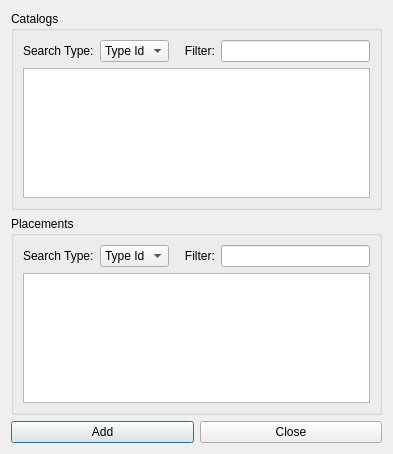
<?xml version="1.0" encoding="UTF-8"?>
<ui version="4.0">
 <class>addCatPla</class>
 <widget class="QDialog" name="addCatPla">
  <property name="geometry">
   <rect>
    <x>0</x>
    <y>0</y>
    <width>393</width>
    <height>454</height>
   </rect>
  </property>
  <property name="windowTitle">
   <string>Add Catalog or Placement</string>
  </property>
  <layout class="QGridLayout" name="gridLayout">
   <item row="4" column="0" colspan="2">
    <widget class="QGroupBox" name="groupBox_3">
     <property name="title">
      <string>Placements</string>
     </property>
     <layout class="QGridLayout" name="gridLayout_2">
      <item row="0" column="1">
       <widget class="QComboBox" name="comboBox_2">
        <item>
         <property name="text">
          <string>Type Id</string>
         </property>
        </item>
        <item>
         <property name="text">
          <string>Id</string>
         </property>
        </item>
        <item>
         <property name="text">
          <string>Name</string>
         </property>
        </item>
       </widget>
      </item>
      <item row="0" column="0">
       <widget class="QLabel" name="label_3">
        <property name="text">
         <string>Search Type:</string>
        </property>
       </widget>
      </item>
      <item row="0" column="2">
       <widget class="QLabel" name="label_4">
        <property name="text">
         <string>   Filter:</string>
        </property>
       </widget>
      </item>
      <item row="0" column="3">
       <widget class="QLineEdit" name="lineEdit_2"/>
      </item>
      <item row="1" column="0" colspan="4">
       <widget class="QTableView" name="placTableView">
        <property name="selectionMode">
         <enum>QAbstractItemView::SingleSelection</enum>
        </property>
        <property name="selectionBehavior">
         <enum>QAbstractItemView::SelectRows</enum>
        </property>
       </widget>
      </item>
     </layout>
    </widget>
   </item>
   <item row="0" column="0" colspan="2">
    <widget class="QGroupBox" name="groupBox_2">
     <property name="title">
      <string>Catalogs</string>
     </property>
     <layout class="QGridLayout" name="gridLayout_3">
      <item row="0" column="1">
       <widget class="QComboBox" name="comboBox">
        <item>
         <property name="text">
          <string>Type Id</string>
         </property>
        </item>
        <item>
         <property name="text">
          <string>Id</string>
         </property>
        </item>
        <item>
         <property name="text">
          <string>Name</string>
         </property>
        </item>
       </widget>
      </item>
      <item row="0" column="2">
       <widget class="QLabel" name="label_2">
        <property name="text">
         <string>   Filter:</string>
        </property>
       </widget>
      </item>
      <item row="0" column="0">
       <widget class="QLabel" name="label">
        <property name="text">
         <string>Search Type:</string>
        </property>
       </widget>
      </item>
      <item row="0" column="3">
       <widget class="QLineEdit" name="lineEdit"/>
      </item>
      <item row="3" column="0" colspan="4">
       <widget class="QTableView" name="catalogTableView">
        <property name="selectionMode">
         <enum>QAbstractItemView::SingleSelection</enum>
        </property>
        <property name="selectionBehavior">
         <enum>QAbstractItemView::SelectRows</enum>
        </property>
       </widget>
      </item>
     </layout>
    </widget>
   </item>
   <item row="5" column="0">
    <widget class="QPushButton" name="pushButton">
     <property name="text">
      <string>Add</string>
     </property>
    </widget>
   </item>
   <item row="5" column="1">
    <widget class="QPushButton" name="pushButton_2">
     <property name="text">
      <string>Close</string>
     </property>
    </widget>
   </item>
  </layout>
 </widget>
 <resources/>
 <connections/>
</ui>
